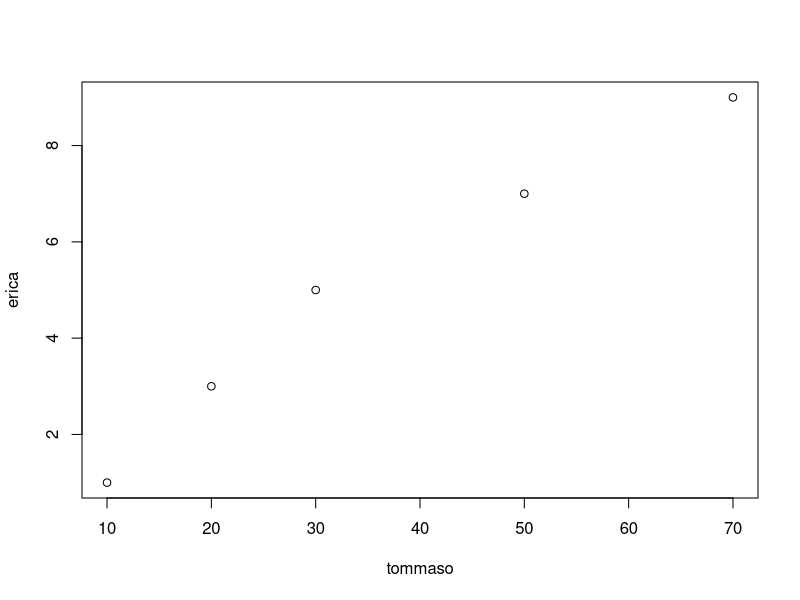
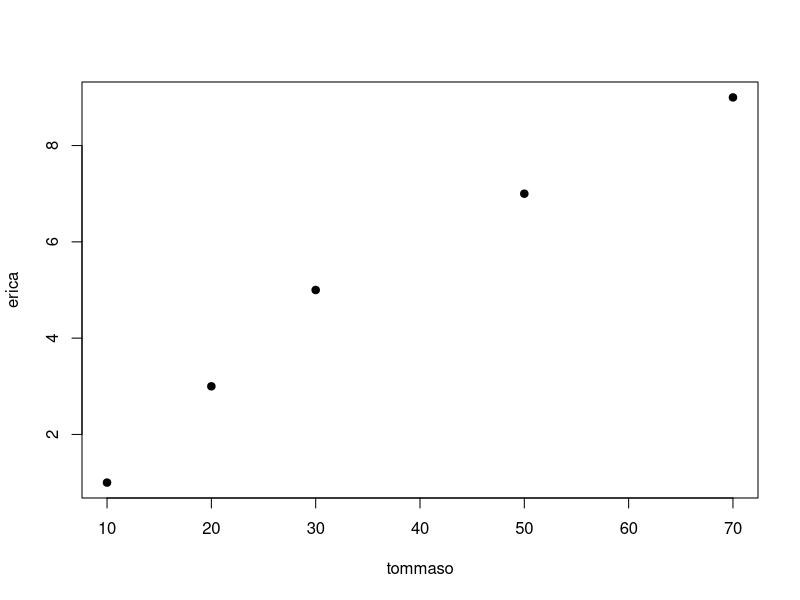
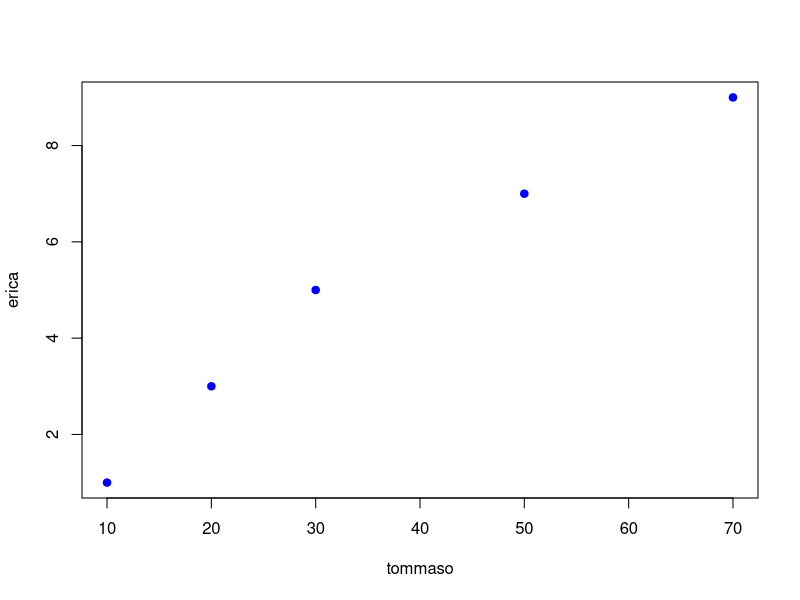
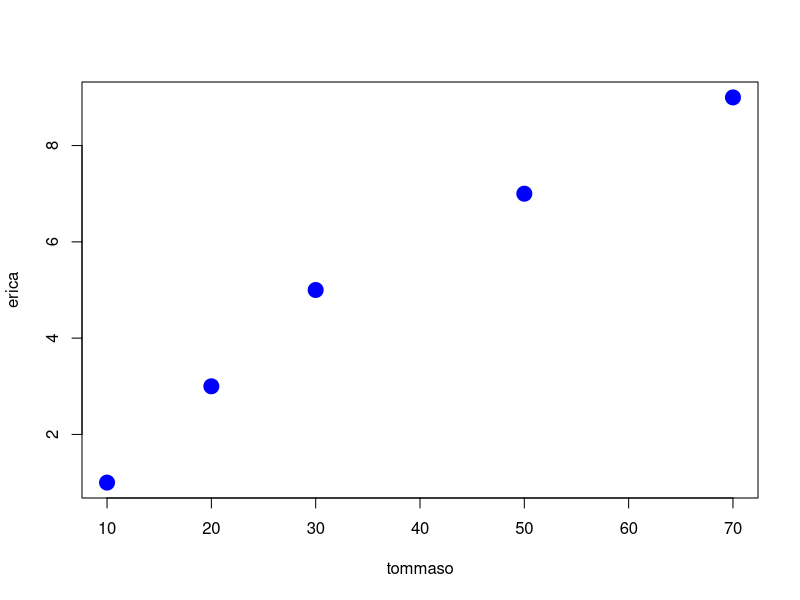
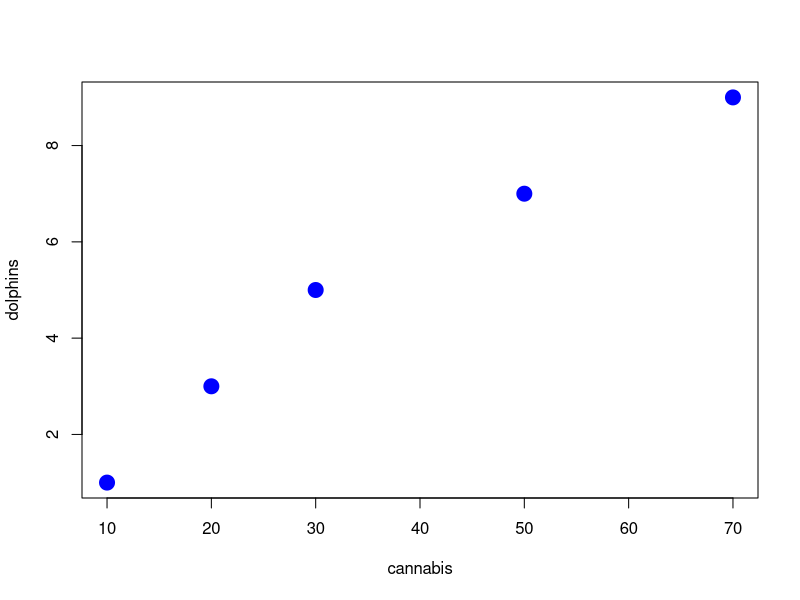

Write R code to recreate these figures, in order.
# take home message:
# object
# assign 
# array 
# function(), example: c(), plot(), ...
# comment 


# R can be used as a calculator 
2 + 3

sonia <- 2 + 3  # I assign the result of the operation to an object 
sonia 

lea <- 3 + 4 
lea 

sonia + lea 
sonia ^ lea 

tommaso <- c(10, 20, 30, 50, 70) # this is an array 
erica <- c(1, 3, 5, 7, 9)

plot(tommaso, erica) 
plot(tommaso, erica, pch=19) # pch is changing the point character 

# changing the color 
plot(tommaso, erica, pch=19, col="blue")

# character exaggeretion 
plot(tommaso, erica, pch=19, col="blue", cex=2) # doubled 

plot(tommaso, erica, pch=19, col="blue", cex=2, xlab="cannabis", ylab="dolphins")
